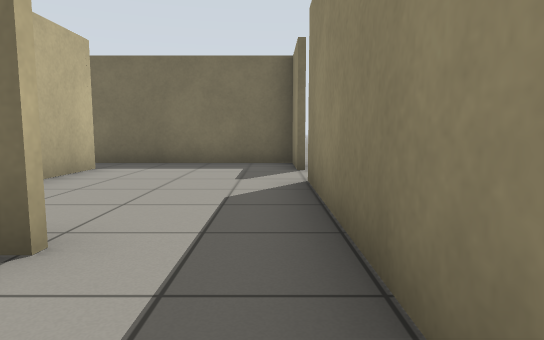
[1] (above)

16 first-person views from a walk through a world built for the Gazebo simulator. The camera is 0.72 m above the floor, tilts 6° down and sees 75° across. The floor is counted in squares, 1 m on a side. Each view is taken from the middle of a square. On the plan, view 1 faces up. The plan holds only what a view shows up to about 11 squares ahead; the rest is blank.

[2]
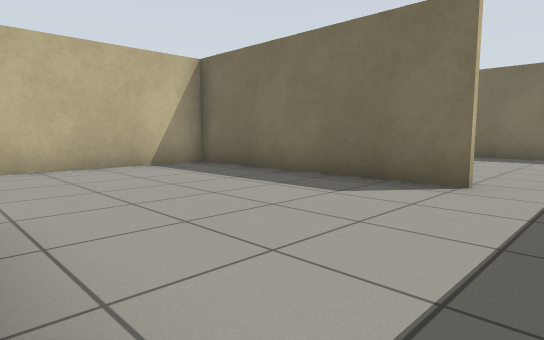

[3]
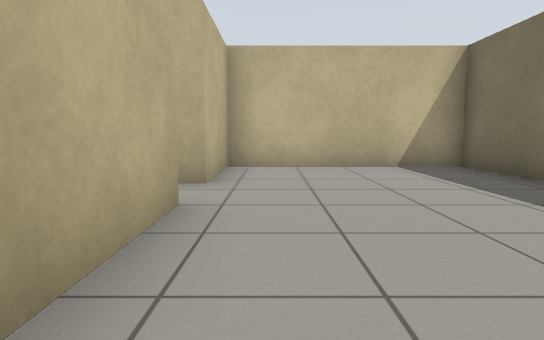

[4]
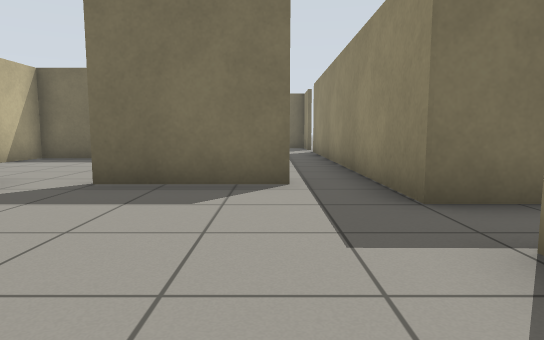

[5]
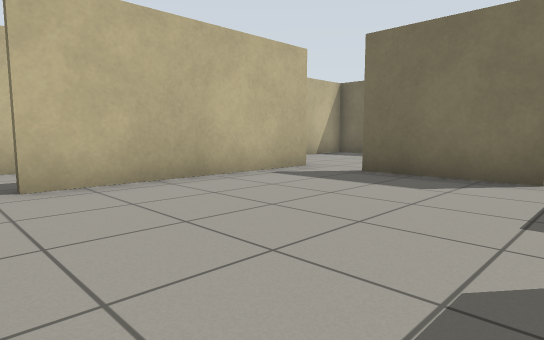

[6]
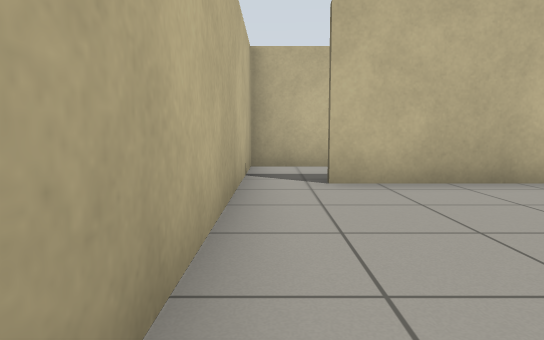

[7]
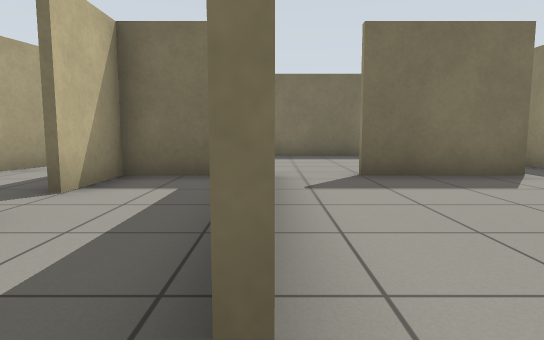

[8]
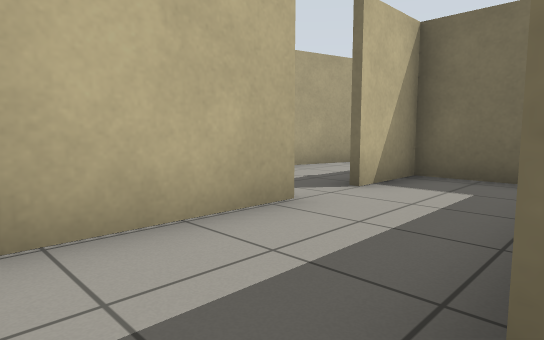

[9]
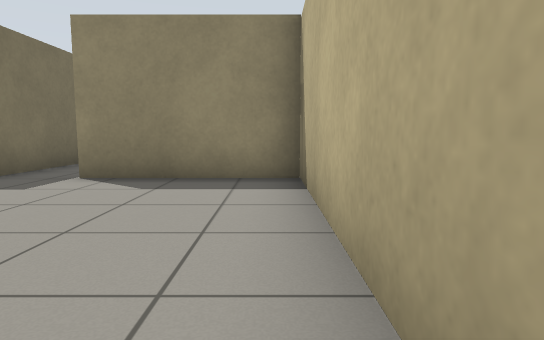

[10]
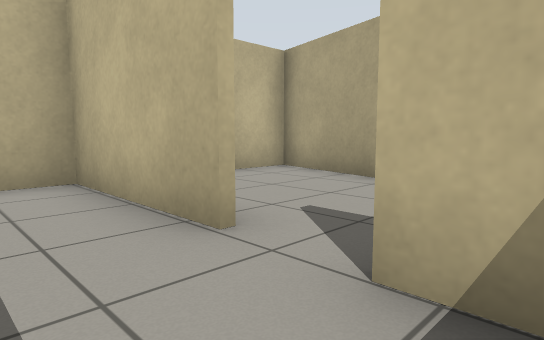

[11]
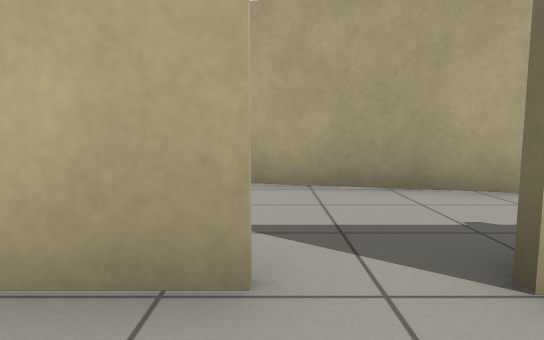

[12]
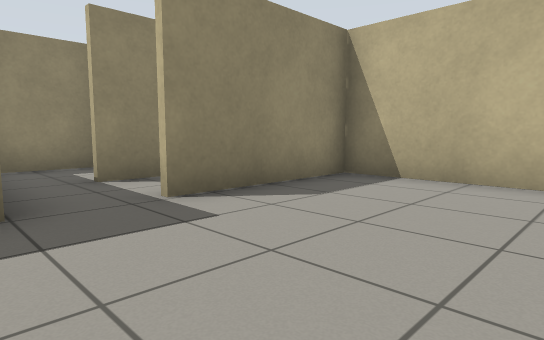

[13]
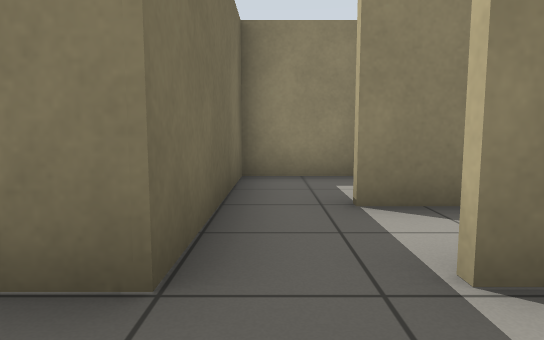

[14]
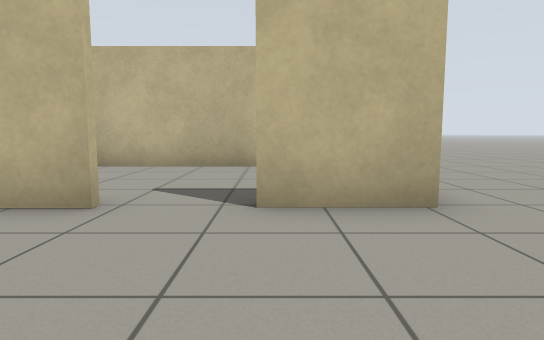

[15]
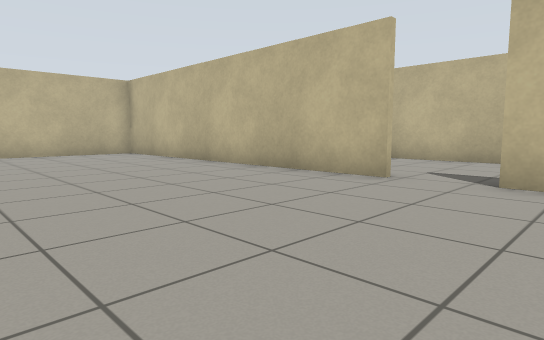

[16]
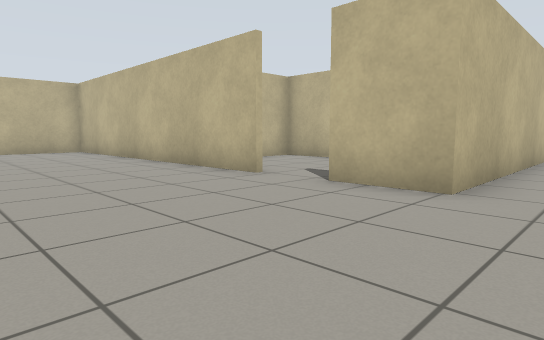

### Floor plan
Points are (right, up) in squares from view 1. A wall is a line through its corners. A room is listed if a view was taken in it or the views show most of it. See-through windows are left out.
Room 1 (views 1, 2, 3)
walls: (-1.4, 2) (-7.6, 2) (-7.6, -2.9) (-5, -2.9); (-3.6, -2.9) (-1.1, -2.9); (0.6, -3.5) (0.6, 2.4)
ways out: opening at (-4, -3) to room 2; opening at (0, -3) to room 2; opening at (-0.5, 2) to room 5
Room 2 (views 4, 5, 6, 12, 13)
walls: (-0.7, -3.1) (-3.6, -3.1); (-5, -2.9) (-5, -8.3); (-4.6, -9.5) (0.6, -9.5) (0.6, -5.9); (2.5, -4.5) (0.6, -4.5) (0.6, -3.5)
ways out: opening at (-4, -3) to room 1; opening at (0, -3) to room 1; opening at (-5, -9) to room 3; opening at (2, -5) to room 7
Room 3 (views 7, 8, 9, 10, 11)
walls: (-7.6, -6) (-7.6, -9.5) (-4.6, -9.5); (-6, -3.1) (-7.6, -3.1); (-7.6, -2.9) (-7.6, -4.9)
ways out: opening at (-5, -9) to room 2; gap at (-8, -5.5) to room 6
Room 4 (views 14, 15, 16)
walls: (0.7, 5.4) (0.7, -2.5); (0.7, 8.6) (0.7, 6.7); (2.4, -4.3) (4.4, -4.3)
ways out: opening at (1, 6) to room 5; opening at (0.5, 9.5)
Room 5 (no view inside)
walls: (0.6, 6.8) (0.6, 8.5) (-4.3, 8.5); (0.6, 2.4) (0.6, 5.4); (-3.5, 7.1) (-3.5, 2.8); (-3, 2.2) (-2.4, 2.2)
ways out: opening at (-0.5, 2) to room 1; opening at (1, 6) to room 4
Room 6 (no view inside)
walls: (-9.8, -1.3) (-11.8, -9.5)
ways out: gap at (-8, -5.5) to room 3
Room 7 (no view inside)
walls: (4.9, -6.6) (4.9, -4.5) (2.5, -4.5)
ways out: opening at (2, -5) to room 2

Positions as (right, up) in squares from view 1, and headings:
1: (0, 0), facing up
2: (0, -3), facing up-left
3: (0, -2), facing left
4: (-1, -8), facing up
5: (0, -9), facing up-left
6: (0, -9), facing left
7: (-5, -9), facing up
8: (-5, -9), facing up-left
9: (-5, -9), facing right
10: (-6, -4), facing down-left
11: (-6, -6), facing left
12: (-3, -4), facing down-right
13: (-1, -5), facing right
14: (4, 7), facing left
15: (6, 8), facing down-left
16: (5, 10), facing down-left
